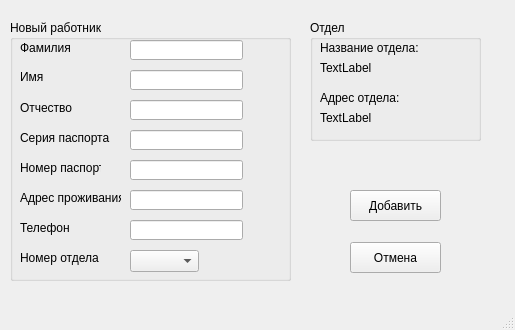
<?xml version="1.0" encoding="UTF-8"?>
<ui version="4.0">
 <class>NewWorkerForm</class>
 <widget class="QMainWindow" name="NewWorkerForm">
  <property name="geometry">
   <rect>
    <x>0</x>
    <y>0</y>
    <width>515</width>
    <height>330</height>
   </rect>
  </property>
  <property name="windowTitle">
   <string>Добавить нового работника</string>
  </property>
  <widget class="QWidget" name="centralwidget">
   <widget class="QGroupBox" name="groupBox">
    <property name="geometry">
     <rect>
      <x>10</x>
      <y>20</y>
      <width>281</width>
      <height>261</height>
     </rect>
    </property>
    <property name="title">
     <string>Новый работник</string>
    </property>
    <widget class="QLabel" name="label">
     <property name="geometry">
      <rect>
       <x>10</x>
       <y>20</y>
       <width>61</width>
       <height>16</height>
      </rect>
     </property>
     <property name="text">
      <string>Фамилия</string>
     </property>
    </widget>
    <widget class="QLabel" name="label_2">
     <property name="geometry">
      <rect>
       <x>10</x>
       <y>50</y>
       <width>47</width>
       <height>13</height>
      </rect>
     </property>
     <property name="text">
      <string>Имя</string>
     </property>
    </widget>
    <widget class="QLabel" name="label_3">
     <property name="geometry">
      <rect>
       <x>10</x>
       <y>80</y>
       <width>61</width>
       <height>16</height>
      </rect>
     </property>
     <property name="text">
      <string>Отчество</string>
     </property>
    </widget>
    <widget class="QLabel" name="label_4">
     <property name="geometry">
      <rect>
       <x>10</x>
       <y>110</y>
       <width>91</width>
       <height>16</height>
      </rect>
     </property>
     <property name="text">
      <string>Серия паспорта</string>
     </property>
    </widget>
    <widget class="QLabel" name="label_5">
     <property name="geometry">
      <rect>
       <x>10</x>
       <y>140</y>
       <width>81</width>
       <height>16</height>
      </rect>
     </property>
     <property name="text">
      <string>Номер паспорта</string>
     </property>
    </widget>
    <widget class="QLabel" name="label_6">
     <property name="geometry">
      <rect>
       <x>10</x>
       <y>170</y>
       <width>101</width>
       <height>16</height>
      </rect>
     </property>
     <property name="text">
      <string>Адрес проживания</string>
     </property>
    </widget>
    <widget class="QLabel" name="label_7">
     <property name="geometry">
      <rect>
       <x>10</x>
       <y>200</y>
       <width>51</width>
       <height>16</height>
      </rect>
     </property>
     <property name="text">
      <string>Телефон</string>
     </property>
    </widget>
    <widget class="QLabel" name="label_8">
     <property name="geometry">
      <rect>
       <x>10</x>
       <y>230</y>
       <width>81</width>
       <height>16</height>
      </rect>
     </property>
     <property name="text">
      <string>Номер отдела</string>
     </property>
    </widget>
    <widget class="QLineEdit" name="surename">
     <property name="geometry">
      <rect>
       <x>120</x>
       <y>20</y>
       <width>113</width>
       <height>20</height>
      </rect>
     </property>
    </widget>
    <widget class="QLineEdit" name="name">
     <property name="geometry">
      <rect>
       <x>120</x>
       <y>50</y>
       <width>113</width>
       <height>20</height>
      </rect>
     </property>
    </widget>
    <widget class="QLineEdit" name="father_name">
     <property name="geometry">
      <rect>
       <x>120</x>
       <y>80</y>
       <width>113</width>
       <height>20</height>
      </rect>
     </property>
    </widget>
    <widget class="QLineEdit" name="passport_series">
     <property name="geometry">
      <rect>
       <x>120</x>
       <y>110</y>
       <width>113</width>
       <height>20</height>
      </rect>
     </property>
    </widget>
    <widget class="QLineEdit" name="passport_number">
     <property name="geometry">
      <rect>
       <x>120</x>
       <y>140</y>
       <width>113</width>
       <height>20</height>
      </rect>
     </property>
    </widget>
    <widget class="QLineEdit" name="adress">
     <property name="geometry">
      <rect>
       <x>120</x>
       <y>170</y>
       <width>113</width>
       <height>20</height>
      </rect>
     </property>
    </widget>
    <widget class="QLineEdit" name="phone">
     <property name="geometry">
      <rect>
       <x>120</x>
       <y>200</y>
       <width>113</width>
       <height>20</height>
      </rect>
     </property>
    </widget>
    <widget class="QComboBox" name="department_number">
     <property name="geometry">
      <rect>
       <x>120</x>
       <y>230</y>
       <width>69</width>
       <height>22</height>
      </rect>
     </property>
    </widget>
   </widget>
   <widget class="QGroupBox" name="groupBox_2">
    <property name="geometry">
     <rect>
      <x>310</x>
      <y>20</y>
      <width>171</width>
      <height>121</height>
     </rect>
    </property>
    <property name="title">
     <string>Отдел</string>
    </property>
    <widget class="QLabel" name="label_9">
     <property name="geometry">
      <rect>
       <x>10</x>
       <y>20</y>
       <width>101</width>
       <height>16</height>
      </rect>
     </property>
     <property name="text">
      <string>Название отдела:</string>
     </property>
    </widget>
    <widget class="QLabel" name="label_10">
     <property name="geometry">
      <rect>
       <x>10</x>
       <y>70</y>
       <width>91</width>
       <height>16</height>
      </rect>
     </property>
     <property name="text">
      <string>Адрес отдела:</string>
     </property>
    </widget>
    <widget class="QLabel" name="department_name">
     <property name="geometry">
      <rect>
       <x>10</x>
       <y>40</y>
       <width>151</width>
       <height>16</height>
      </rect>
     </property>
     <property name="text">
      <string>TextLabel</string>
     </property>
    </widget>
    <widget class="QLabel" name="department_adress">
     <property name="geometry">
      <rect>
       <x>10</x>
       <y>90</y>
       <width>151</width>
       <height>16</height>
      </rect>
     </property>
     <property name="text">
      <string>TextLabel</string>
     </property>
    </widget>
   </widget>
   <widget class="QPushButton" name="cancel_add_worker">
    <property name="geometry">
     <rect>
      <x>350</x>
      <y>242</y>
      <width>91</width>
      <height>31</height>
     </rect>
    </property>
    <property name="text">
     <string>Отмена</string>
    </property>
   </widget>
   <widget class="QPushButton" name="add_worker">
    <property name="geometry">
     <rect>
      <x>350</x>
      <y>190</y>
      <width>91</width>
      <height>31</height>
     </rect>
    </property>
    <property name="text">
     <string>Добавить</string>
    </property>
   </widget>
  </widget>
  <widget class="QMenuBar" name="menubar">
   <property name="geometry">
    <rect>
     <x>0</x>
     <y>0</y>
     <width>515</width>
     <height>21</height>
    </rect>
   </property>
  </widget>
  <widget class="QStatusBar" name="statusbar"/>
 </widget>
 <resources/>
 <connections/>
</ui>
